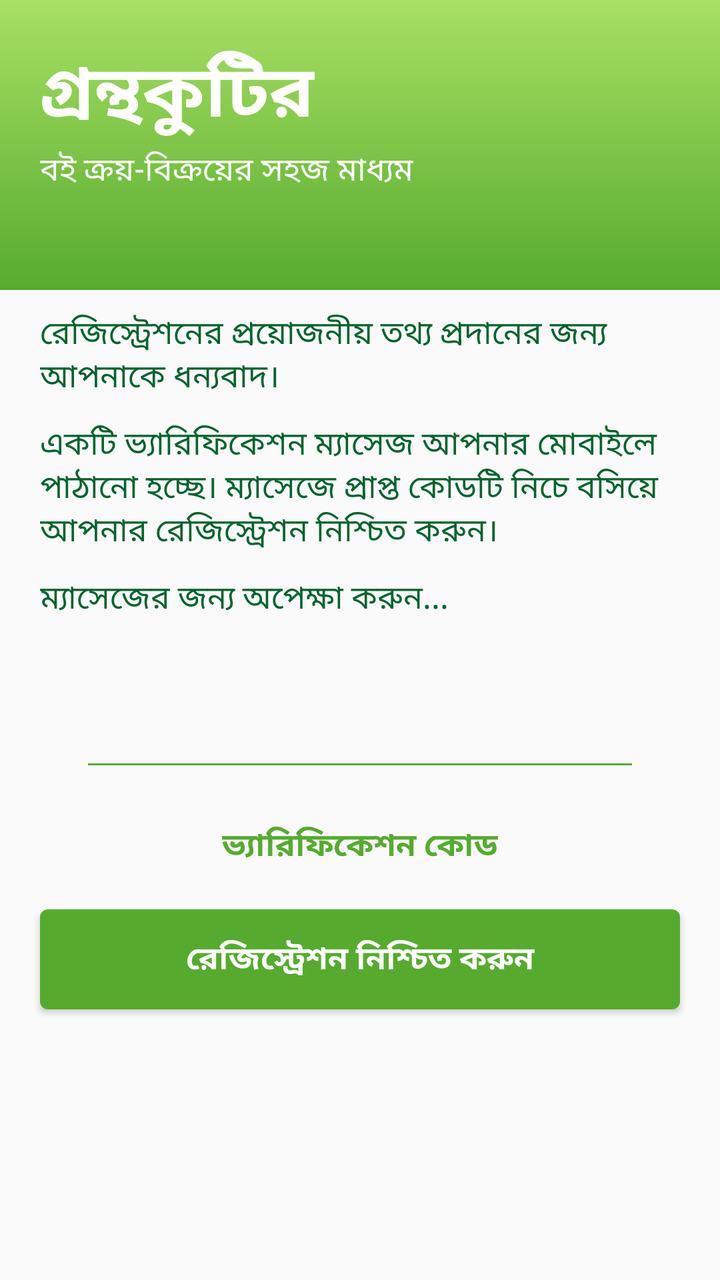
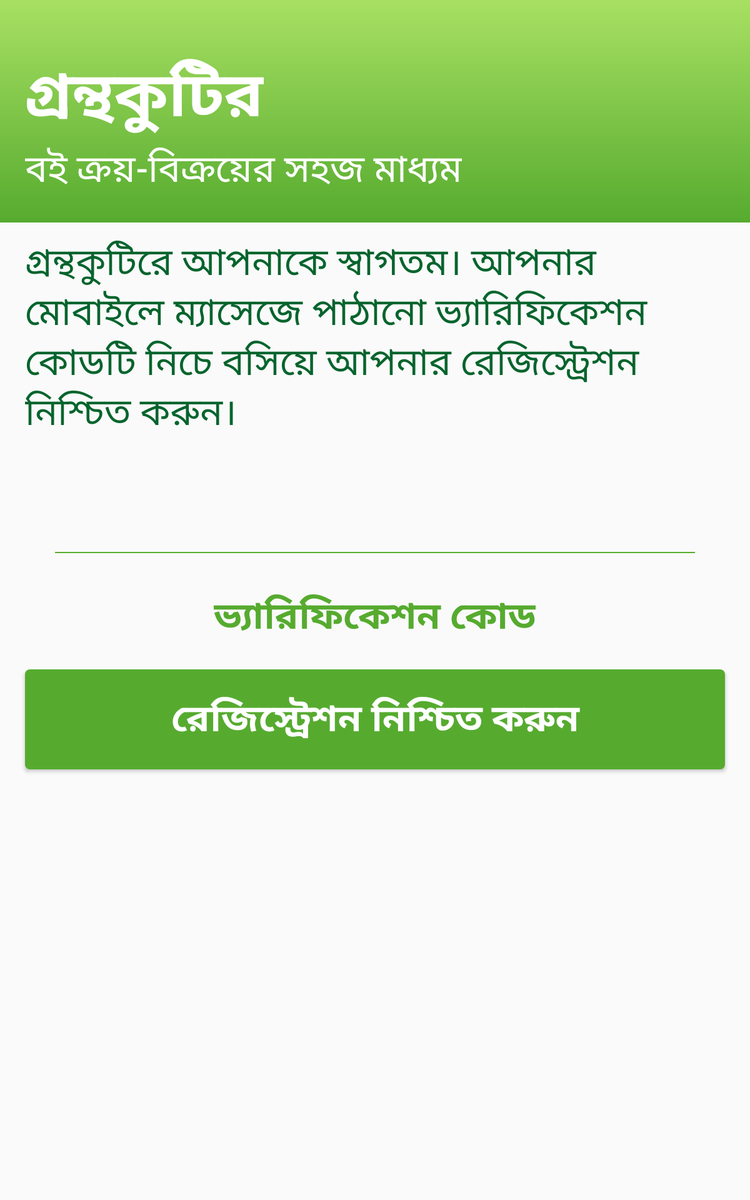

First picture: res/layout/ on a phone held upright. Second picture: the repository's own variant of that layout, on a device whose configuration matches the variant's folder. Source for both follows.
<!-- AndroidManifest.xml: application theme AppTheme -->
<!-- res/layout/activity_phone_authentication.xml -->
<?xml version="1.0" encoding="utf-8"?>
<LinearLayout xmlns:android="http://schemas.android.com/apk/res/android"
    xmlns:app="http://schemas.android.com/apk/res-auto"
    xmlns:tools="http://schemas.android.com/tools"
    android:layout_width="match_parent"
    android:layout_height="match_parent"
    android:orientation="vertical"
    tools:context=".activity.PhoneAuthentication">

    <LinearLayout
        android:layout_width="match_parent"
        android:layout_height="wrap_content"
        android:background="@drawable/app_theme_color"
        android:fitsSystemWindows="true"
        android:orientation="vertical">

        <TextView
            android:layout_width="wrap_content"
            android:layout_height="wrap_content"
            android:layout_marginLeft="20dp"
            android:layout_marginTop="20dp"
            android:layout_marginRight="20dp"
            android:text="গ্রন্থকুটির"
            android:textColor="@color/white"
            android:textSize="36sp"
            android:textStyle="bold" />

        <LinearLayout
            android:id="@+id/containerLL"
            android:layout_width="match_parent"
            android:layout_height="wrap_content"
            android:orientation="horizontal"
            android:layout_marginLeft="20dp"
            android:layout_marginRight="20dp"
            android:layout_marginBottom="20dp">

            <TextView
                android:layout_width="wrap_content"
                android:layout_height="wrap_content"
                android:text="বই ক্রয়-বিক্রয়ের সহজ মাধ্যম"
                android:textColor="@color/white"
                android:textSize="16sp" />

            <RelativeLayout
                android:layout_width="match_parent"
                android:layout_height="wrap_content"
                android:layout_gravity="center_vertical">

                <com.agrawalsuneet.dotsloader.loaders.LinearDotsLoader
                    android:id="@+id/linearDotLoader"
                    android:layout_width="wrap_content"
                    android:layout_height="wrap_content"
                    app:loader_animDur="300"
                    android:layout_alignParentRight="true"
                    app:loader_noOfDots="5"
                    app:loader_circleRadius="4dp"
                    app:loader_defaultColor="@color/darkGreen"
                    app:loader_selectedColor="@color/white"
                    app:loader_dotsDist="4dp"
                    android:visibility="invisible"
                    app:loader_expandOnSelect="false"
                    app:loader_isSingleDir="true"
                    app:loader_selectedRadius="2dp"
                    app:loader_showRunningShadow="true"
                    app:loader_firstShadowColor="@color/darkGreen"
                    app:loader_secondShadowColor="@color/darkGreen"/>

            </RelativeLayout>



        </LinearLayout>

    </LinearLayout>

    <TextView
        android:layout_width="match_parent"
        android:layout_height="wrap_content"
        android:layout_marginLeft="20dp"
        android:layout_marginTop="10dp"
        android:layout_marginRight="20dp"
        android:text="রেজিস্ট্রেশনের প্রয়োজনীয় তথ্য প্রদানের জন্য আপনাকে ধন্যবাদ।"
        android:textColor="@color/darkGreen"
        android:textSize="16sp" />
    <TextView
        android:layout_width="match_parent"
        android:layout_height="wrap_content"
        android:layout_marginLeft="20dp"
        android:layout_marginTop="10dp"
        android:layout_marginRight="20dp"
        android:text="একটি ভ্যারিফিকেশন ম্যাসেজ আপনার মোবাইলে পাঠানো হচ্ছে। ম্যাসেজে প্রাপ্ত কোডটি নিচে বসিয়ে আপনার রেজিস্ট্রেশন নিশ্চিত করুন।"
        android:textColor="@color/darkGreen"
        android:textSize="16sp" />

    <TextView
        android:layout_width="match_parent"
        android:layout_height="wrap_content"
        android:layout_marginLeft="20dp"
        android:layout_marginTop="10dp"
        android:layout_marginRight="20dp"
        android:text="ম্যাসেজের জন্য অপেক্ষা করুন..."
        android:textColor="@color/darkGreen"
        android:textSize="16sp" />



    <com.google.android.material.textfield.TextInputLayout
        android:id="@+id/verificationCodeTIL"
        android:layout_width="match_parent"
        android:layout_height="wrap_content"
        android:layout_marginLeft="40dp"
        android:layout_marginRight="40dp"
        android:layout_marginTop="30dp"
        android:hint=""
        android:textColorHint="@color/green"
        app:errorEnabled="true"
        app:errorTextAppearance="@style/error_appearance">

        <com.google.android.material.textfield.TextInputEditText
            android:id="@+id/verificationCodeTIET"
            android:layout_width="match_parent"
            android:layout_height="wrap_content"
            android:backgroundTint="@color/green"
            android:inputType="number"
            android:gravity="center"
            android:textColor="@color/black"
            android:textSize="16sp" />


    </com.google.android.material.textfield.TextInputLayout>


    <TextView
        android:layout_width="wrap_content"
        android:layout_height="wrap_content"
        android:textSize="16sp"
        android:textStyle="bold"
        android:textColor="@color/green"
        android:text="ভ্যারিফিকেশন কোড"
        android:layout_gravity="center_horizontal"/>

    <Button
        android:id="@+id/confirmRegisterBtn"
        android:layout_width="match_parent"
        android:layout_height="50dp"
        android:layout_marginRight="20dp"
        android:layout_marginLeft="20dp"
        android:layout_marginTop="20dp"
        android:textSize="16sp"
        android:textColor="@color/white"
        android:text="রেজিস্ট্রেশন নিশ্চিত করুন"
        android:textStyle="bold"
        android:background="@drawable/item_press_color"
        />

</LinearLayout>
<!-- resources referenced by this layout -->
<resources>
  <color name="black">#000000</color>
  <color name="darkGreen">#06642D</color>
  <color name="green">#56ab2f</color>
  <color name="white">#FFFFFF</color>
  <!-- drawable app_theme_color (drawable) -->
  <?xml version="1.0" encoding="utf-8"?>
  <shape xmlns:android="http://schemas.android.com/apk/res/android"
      android:shape="rectangle">
  
  
      <gradient android:startColor="#56ab2f"
          android:endColor=" #a8e063"
          android:angle="90"/>
  
  
  </shape>
  <!-- drawable item_press_color (drawable) -->
  <?xml version="1.0" encoding="utf-8"?>
  <selector xmlns:android="http://schemas.android.com/apk/res/android">
  
      <item android:drawable="@drawable/button_press_shape" android:state_pressed="true"/>
      <item android:drawable="@drawable/button_shape"/>
  
  </selector>
  <style name="error_appearance" parent="@android:style/TextAppearance">
  
          <item name="android:textColor">@color/red</item>
          <item name="android:textSize">12sp</item>
  
      </style>
  <style name="AppTheme" parent="Theme.AppCompat.Light.NoActionBar">
          
          <item name="colorPrimary">@color/colorPrimary</item>
          <item name="colorPrimaryDark">@color/colorPrimaryDark</item>
          <item name="colorAccent">@color/colorAccent</item>
      </style>
  <!-- drawable button_press_shape (drawable) -->
  <?xml version="1.0" encoding="utf-8"?>
  <shape xmlns:android="http://schemas.android.com/apk/res/android"
      android:shape="rectangle">
  
      <size android:height="70dp"
          android:width="40dp"/>
  
      <solid android:color="@color/darkGreen"/>
  
      <corners android:radius="4dp"/>
  
  </shape>
  <!-- drawable button_shape (drawable) -->
  <?xml version="1.0" encoding="utf-8"?>
  <shape xmlns:android="http://schemas.android.com/apk/res/android"
      android:shape="rectangle">
  
      <size android:height="70dp"
          android:width="40dp"/>
  
      <solid android:color="@color/green"/>
  
      <corners android:radius="4dp"/>
  
  </shape>
  <color name="red">#E70808</color>
  <color name="colorPrimary">#008577</color>
  <color name="colorPrimaryDark">#06642D</color>
  <color name="colorAccent">#06642D</color>
</resources>
<!-- res/layout-large/activity_phone_authentication.xml (the repository's variant of the layout above) -->
<!-- drawn on a 7-inch tablet held upright -->
<?xml version="1.0" encoding="utf-8"?>
<LinearLayout xmlns:android="http://schemas.android.com/apk/res/android"
    xmlns:app="http://schemas.android.com/apk/res-auto"
    xmlns:tools="http://schemas.android.com/tools"
    android:layout_width="match_parent"
    android:layout_height="match_parent"
    android:orientation="vertical"
    tools:context=".activity.PhoneAuthentication">

    <LinearLayout
        android:layout_width="match_parent"
        android:layout_height="wrap_content"
        android:background="@drawable/app_theme_color"
        android:fitsSystemWindows="true"
        android:orientation="vertical">

        <TextView
            android:layout_width="wrap_content"
            android:layout_height="wrap_content"
            android:layout_marginLeft="20dp"
            android:layout_marginTop="40dp"
            android:layout_marginRight="20dp"
            android:text="গ্রন্থকুটির"
            android:textColor="@color/white"
            android:textSize="50sp"
            android:textStyle="bold" />

        <LinearLayout
            android:id="@+id/containerLL"
            android:layout_width="match_parent"
            android:layout_height="wrap_content"
            android:orientation="horizontal"
            android:layout_marginLeft="20dp"
            android:layout_marginRight="20dp"
            android:layout_marginBottom="20dp">

            <TextView
                android:layout_width="wrap_content"
                android:layout_height="wrap_content"
                android:text="বই ক্রয়-বিক্রয়ের সহজ মাধ্যম"
                android:textColor="@color/white"
                android:textSize="30sp" />

            <RelativeLayout
                android:layout_width="match_parent"
                android:layout_height="wrap_content"
                android:layout_gravity="center_vertical">

                <com.agrawalsuneet.dotsloader.loaders.LinearDotsLoader
                    android:id="@+id/linearDotLoader"
                    android:layout_width="wrap_content"
                    android:layout_height="wrap_content"
                    app:loader_animDur="300"
                    android:layout_alignParentRight="true"
                    app:loader_noOfDots="5"
                    app:loader_circleRadius="8dp"
                    app:loader_defaultColor="@color/darkGreen"
                    app:loader_selectedColor="@color/white"
                    app:loader_dotsDist="4dp"
                    android:visibility="invisible"
                    app:loader_expandOnSelect="false"
                    app:loader_isSingleDir="true"
                    app:loader_selectedRadius="2dp"
                    app:loader_showRunningShadow="true"
                    app:loader_firstShadowColor="@color/darkGreen"
                    app:loader_secondShadowColor="@color/darkGreen"/>

            </RelativeLayout>



        </LinearLayout>


    </LinearLayout>

    <TextView
        android:layout_width="match_parent"
        android:layout_height="wrap_content"
        android:layout_marginLeft="20dp"
        android:layout_marginTop="10dp"
        android:layout_marginRight="20dp"
        android:text="গ্রন্থকুটিরে আপনাকে স্বাগতম। আপনার মোবাইলে ম্যাসেজে পাঠানো ভ্যারিফিকেশন কোডটি নিচে বসিয়ে আপনার রেজিস্ট্রেশন নিশ্চিত করুন। "
        android:textColor="@color/darkGreen"
        android:textSize="30sp" />


    <com.google.android.material.textfield.TextInputLayout
        android:id="@+id/usernameTIL"
        android:layout_width="match_parent"
        android:layout_height="wrap_content"
        android:layout_marginLeft="40dp"
        android:layout_marginRight="40dp"
        android:layout_marginTop="30dp"
        android:hint=""
        android:textColorHint="@color/green"
        app:errorEnabled="true"
        app:errorTextAppearance="@style/error_appearance">

        <com.google.android.material.textfield.TextInputEditText
            android:id="@+id/usernameTIET"
            android:layout_width="match_parent"
            android:layout_height="wrap_content"
            android:backgroundTint="@color/green"
            android:inputType="text"
            android:gravity="center"
            android:textColor="@color/black"
            android:textSize="30sp" />


    </com.google.android.material.textfield.TextInputLayout>


    <TextView
        android:layout_width="wrap_content"
        android:layout_height="wrap_content"
        android:textSize="30sp"
        android:textStyle="bold"
        android:textColor="@color/green"
        android:text="ভ্যারিফিকেশন কোড"
        android:layout_gravity="center_horizontal"/>

    <Button
        android:id="@+id/registerBtn"
        android:layout_width="match_parent"
        android:layout_height="80dp"
        android:layout_marginRight="20dp"
        android:layout_marginLeft="20dp"
        android:layout_marginTop="20dp"
        android:textSize="30sp"
        android:textColor="@color/white"
        android:text="রেজিস্ট্রেশন নিশ্চিত করুন"
        android:textStyle="bold"
        android:background="@drawable/item_press_color"
        />

</LinearLayout>
